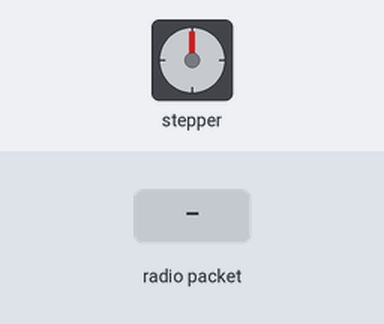
This sketch was run on a simulated ESP8266 (NodeMCU). Parts: stepper motor. The inputs (shaded band) are chosen by the test bench. Stepper angles assume 300 steps per turn; what the sketch prints to the serial monitor is not drawn.

Above: at 1.2 s.
1.3 s: radio packet "StockLow" arrives
3.4 s: radio packet "1" arrives
Timing chart, 0 to 6.4 s (numbered marks = the images above; inputs shaded):
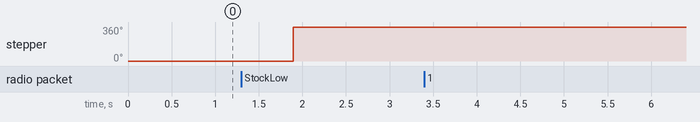

Measured:
- after the input at 1.3 s, stepper: turns 360° clockwise, starting after 0.59 s
- after the input at 3.4 s, every drawn part: stays the same

The sketch:

receiver.ino
```cpp
#include <ESP8266WiFi.h>
#include <Stepper.h>
#include <espnow.h>

#define in1 D3
#define in2 D4
#define in3 D5
#define in4 D6

const int stepsPerRevolution = 300;
Stepper myStepperTwo(stepsPerRevolution, in1, in2, in3, in4);


void onReceive(uint8_t *macAddr, uint8_t *data, uint8_t len) {
  String message = String((char *)data);

  Serial.print("Received from: ");
  for (int i = 0; i < 6; i++) {
    Serial.print(macAddr[i], HEX);
    if (i < 5) Serial.print(":");
  }
  Serial.print(" - Data: ");
  Serial.println(message);

  if (message == "StockLow") {
    // Run the motor if the stock is low
    Serial.println("Running motor due to low stock");
    myStepperTwo.step(stepsPerRevolution);
  }
}


void setup() {
  Serial.begin(9600);

  myStepperTwo.setSpeed(100);

  WiFi.mode(WIFI_STA);


  // Init ESP-NOW
  if (esp_now_init() != 0) {
    Serial.println("Error initializing ESP-NOW");
    return;
  }

  // Set device as a slave
  esp_now_set_self_role(ESP_NOW_ROLE_SLAVE);

  // Register receive callback
  esp_now_register_recv_cb(onReceive);
}

void loop() {
  // Do nothing, just wait for incoming data

          // myStepperTwo.step(stepsPerRevolution);

}
```
